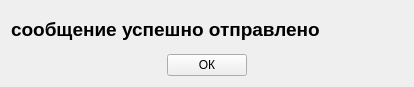
<?xml version="1.0" encoding="UTF-8"?>
<ui version="4.0">
 <class>OkFailMessageWindow</class>
 <widget class="QWidget" name="OkFailMessageWindow">
  <property name="geometry">
   <rect>
    <x>0</x>
    <y>0</y>
    <width>414</width>
    <height>87</height>
   </rect>
  </property>
  <property name="windowTitle">
   <string>Form</string>
  </property>
  <layout class="QGridLayout" name="gridLayout">
   <item row="0" column="0">
    <widget class="QLabel" name="label">
     <property name="text">
      <string>&lt;html&gt;&lt;head/&gt;&lt;body&gt;&lt;p&gt;&lt;span style=&quot; font-size:14pt; font-weight:600;&quot;&gt;сообщение успешно отправлено&lt;/span&gt;&lt;/p&gt;&lt;/body&gt;&lt;/html&gt;</string>
     </property>
     <property name="textFormat">
      <enum>Qt::AutoText</enum>
     </property>
    </widget>
   </item>
   <item row="1" column="0">
    <layout class="QHBoxLayout" name="horizontalLayout_2">
     <item>
      <spacer name="horizontalSpacer_3">
       <property name="orientation">
        <enum>Qt::Horizontal</enum>
       </property>
       <property name="sizeHint" stdset="0">
        <size>
         <width>40</width>
         <height>20</height>
        </size>
       </property>
      </spacer>
     </item>
     <item>
      <widget class="QPushButton" name="okButton_2">
       <property name="text">
        <string>ОК</string>
       </property>
      </widget>
     </item>
     <item>
      <spacer name="horizontalSpacer_4">
       <property name="orientation">
        <enum>Qt::Horizontal</enum>
       </property>
       <property name="sizeHint" stdset="0">
        <size>
         <width>40</width>
         <height>20</height>
        </size>
       </property>
      </spacer>
     </item>
    </layout>
   </item>
  </layout>
  <zorder>layoutWidget</zorder>
  <zorder>label</zorder>
  <zorder>okButton_2</zorder>
 </widget>
 <resources/>
 <connections/>
</ui>
